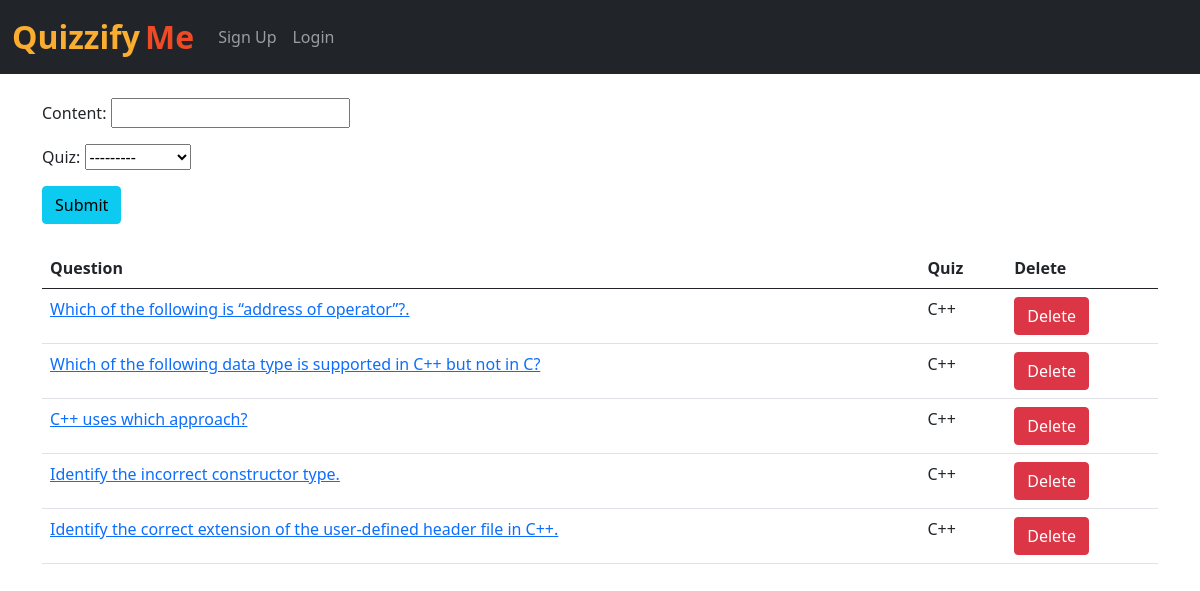
Screenshot of /api/add_question/ with the database file from the repository.
### frontend/models.py (models this page shows, shortened)
class Question(models.Model):
    content = models.CharField(max_length=200)
    quiz = models.ForeignKey(Quiz, on_delete=models.CASCADE)

class Quiz(models.Model):
    name = models.CharField(max_length=50)
    desc = models.CharField(max_length=500)
    number_of_questions = models.IntegerField(default=1)
    time = models.IntegerField(help_text="Duration of the quiz in seconds", default="1")
    code = models.CharField(max_length=8, default='abc123')
    admin_id = models.IntegerField(default=1)
    def __str__(self):
        return self.name

### frontend/views.py (the view)
# urls.py: path('add_question/', views.add_question, name='add_question'),
def add_question(request):
    questions = Question.objects.all()
    questions = Question.objects.filter().order_by('-id')
    if request.method=="POST":
        form = QuestionForm(request.POST)
        if form.is_valid():
            form.save()
            return render(request, "frontend/add_question.html")
    else:
        form=QuestionForm()
    return render(request, "frontend/add_question.html", {'form':form, 'questions':questions})

### frontend/forms.py
class QuestionForm(forms.ModelForm):
    class Meta:
        model = Question
        fields = ('content', 'quiz')

### frontend/templates/frontend/add_question.html (shortened to what this page needs)
{% extends 'frontend/base.html' %}
{% block body %}
<div class="container mt-4">
  <form action="/add_question/" method="POST"> {% csrf_token %}
    {{ form.as_p }}
    <button type="submit" class="btn btn-info">Submit</button>
  </form>
  <br>
  <table class="table">
    <thead>
      <tr>
        <th>Question</th>
        <th>Quiz</th>
        <th>Delete</th>
      </tr>
    </thead>
    {% for question in questions %}
    <tr>
      <td><a href="/add_options/{{question.id}}/">{{question.content}}</a></td>
      <td>{{question.quiz}}</td>
      <td><a href="/delete_question/{{question.id}}/" class="btn btn-danger">Delete</a></td>
    </tr>
    {% endfor %}
  </table>
</div>
{% endblock %}

### rows the page displays
Question: content "Which of the following is “address of operator”?.", quiz "C++"
Question: content "Which of the following data type is supported in C++ but not in C?", quiz "C++"
Question: content "C++ uses which approach?", quiz "C++"
Question: content "Identify the incorrect constructor type.", quiz "C++"
Question: content "Identify the correct extension of the user-defined header file in C++.", quiz "C++"
